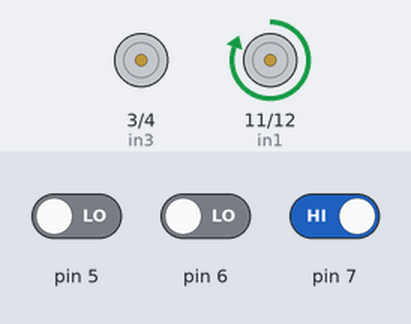
The sketch below on a simulated Arduino Uno, built with avr-gcc and run on an emulated ATmega328P. Parts: motor-driver pin pairs drawn as motors (green arrow = first pin HIGH = forward, orange = second pin HIGH = backward, longer = more drive). Inputs (shaded band) come from the test bench; at power-on: pin 5 LOW, pin 7 HIGH, pin 6 LOW.

Above: at 1.2 s.
1.3 s: pin 5 driven HIGH
At 1.6 s:
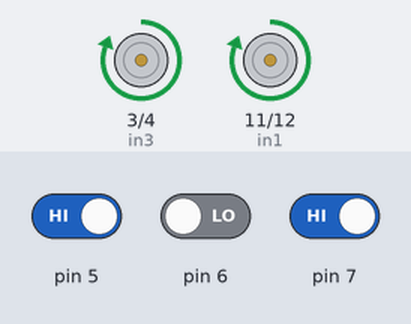
2.8 s: pin 7 driven LOW
At 4.0 s:
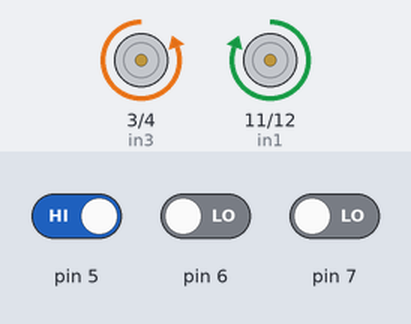
4.3 s: pin 6 driven HIGH
At 5.1 s:
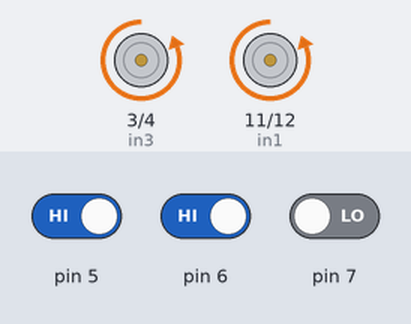
5.8 s: pin 5 driven LOW
At 6.3 s:
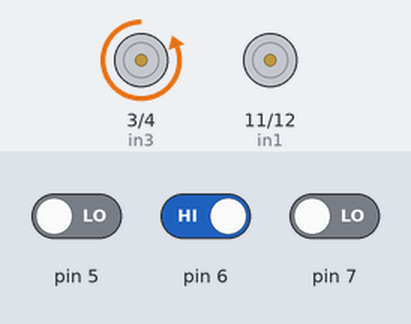
Timing chart, 0 to 8.3 s (numbered marks = the images above; inputs shaded):
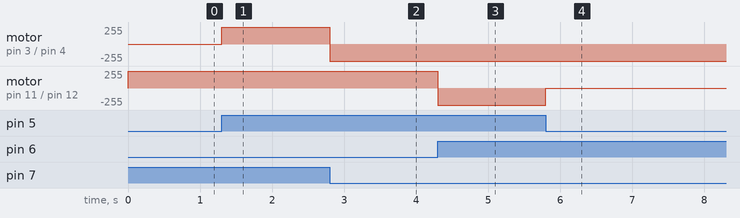

Measured:
- after the input at 1.3 s, motor on pin 3 (in3) / pin 4 (in4): stopped → forward 255/255 at once
- after the input at 2.8 s, motor on pin 3 (in3) / pin 4 (in4): forward 255/255 → backward 255/255 at once
- after the input at 4.3 s, motor on pin 11 (in1) / pin 12 (in2): forward 255/255 → backward 255/255 at once
- after the input at 5.8 s, motor on pin 11 (in1) / pin 12 (in2): backward 255/255 → stopped at once

The sketch:

LFR_3_IR_CODE.ino
```cpp
int ile,ifo,ire;
int in1=11;
int in2=12;
int in3=3;
int in4=4;
int x=1;  //black              x=0,y=1(black line follower)
int y=0;  //white              x=1,y=0(white line follower)

void setup() {
  // put your setup code here, to run once:
  pinMode(7,INPUT);
  pinMode(5,INPUT);
  pinMode(6,INPUT);
  pinMode(in1,OUTPUT);
  pinMode(in2,OUTPUT);
  pinMode(in3,OUTPUT);        //in1=right forward
  pinMode(in4,OUTPUT);        //in2=right backward
  Serial.begin(9600);         //in3=left backward
                              //in4=left forward
}


void forward()
{
  digitalWrite(in1,HIGH);
  digitalWrite(in2,LOW);
  digitalWrite(in4,HIGH);
  digitalWrite(in3,LOW);
}

void right()
{
  digitalWrite(in1,LOW);
  digitalWrite(in2,LOW);
  digitalWrite(in4,HIGH);
  digitalWrite(in3,LOW);
}

void left()
{
  digitalWrite(in1,HIGH);
  digitalWrite(in2,LOW);
  digitalWrite(in4,LOW);
  digitalWrite(in3,LOW);
}

void reverseleft()
{
  digitalWrite(in1,HIGH);
  digitalWrite(in2,LOW);
  digitalWrite(in4,LOW);
  digitalWrite(in3,HIGH);
}

void reverseright()
{
  digitalWrite(in1,LOW);
  digitalWrite(in2,HIGH);
  digitalWrite(in4,HIGH);
  digitalWrite(in3,LOW);
}

void stoplfr()
{
  digitalWrite(in1,LOW);
  digitalWrite(in2,LOW);
  digitalWrite(in4,LOW);
  digitalWrite(in3,LOW);
}

void reverse()
{
  digitalWrite(in1,LOW);
  digitalWrite(in2,HIGH);
  digitalWrite(in4,LOW);
  digitalWrite(in3,HIGH);
}


void loop() {
  // put your main code here, to run repeatedly:
 ile=digitalRead(7);
 ifo=digitalRead(5);
 ire=digitalRead(6);

 if(ile==y && ifo==x && ire==y)  {
 forward();
 }

  if(ile==x && ifo==y && ire==y)  {
 left();
 }

  if(ile==y && ifo==y && ire==x)  {
 right();
 }

  if(ile==x && ifo==x && ire==y)  {
 reverseleft();
 }

  if(ile==y && ifo==x && ire==x)  {
 reverseright();
 }

  if(ile==x && ifo==y && ire==x)  {
 right();
 }

 /* if(ile==y && ifo==y && ire==y)  {
 delay(0);
 }*/

 }
```
